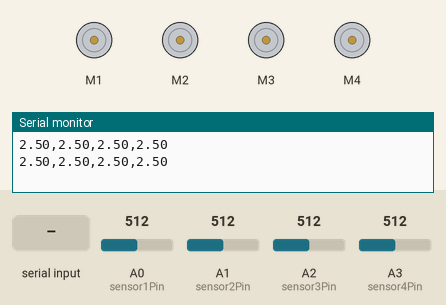
This sketch was run on a simulated Arduino Uno, built with avr-gcc and run on an emulated ATmega328P. Shown: 4 × DC motor (green arrow = forward, orange = backward, longer = faster), the last lines printed to the serial monitor. Inputs (shaded band) come from the test bench; at power-on: A0 (sensor1Pin) = 512, A1 (sensor2Pin) = 512, A2 (sensor3Pin) = 512, A3 (sensor4Pin) = 512.

Above: at 1.8 s.
1.9 s: "1" received over Serial
At 2.8 s:
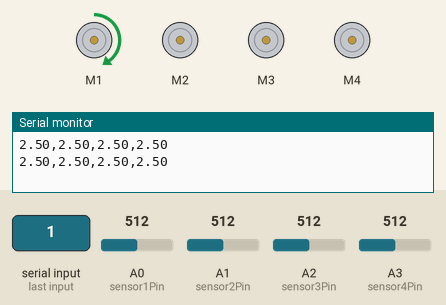
6.0 s: "0" received over Serial
8.5 s: "2" received over Serial
At 9.8 s:
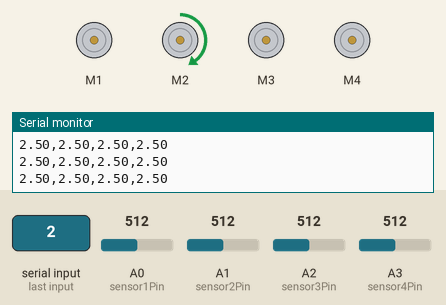
12.6 s: "3" received over Serial
At 14.8 s:
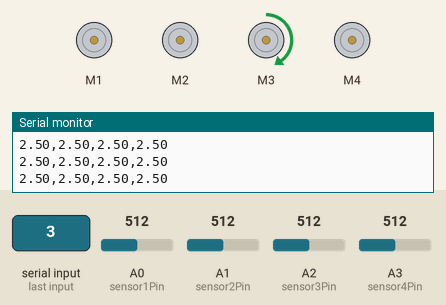
16.7 s: "4" received over Serial
At 19.8 s:
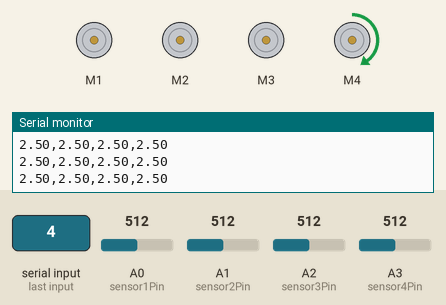
Timing chart, 0 to 23.5 s (numbered marks = the images above; inputs shaded):
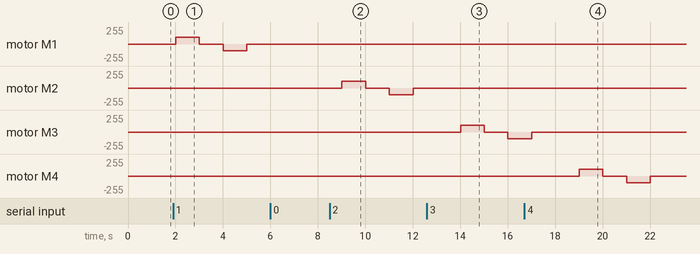

The sketch:

EMGControl.ino
```cpp
/********************************************************************
 * Read analog input of Myoware EMG sensor and convert it to voltage
 * to control motor.
 ********************************************************************/

#include <Wire.h>
#include <Adafruit_MotorShield.h>
#include "utility/Adafruit_MS_PWMServoDriver.h"

// Initialize motor driver and each motor
Adafruit_MotorShield AFMS = Adafruit_MotorShield();
Adafruit_DCMotor *myMotor1 = AFMS.getMotor(1);
Adafruit_DCMotor *myMotor2 = AFMS.getMotor(2);
Adafruit_DCMotor *myMotor3 = AFMS.getMotor(3);
Adafruit_DCMotor *myMotor4 = AFMS.getMotor(4);

int sensor1Pin = A0;
int sensor2Pin = A1;
int sensor3Pin = A2;
int sensor4Pin = A3;

int sensorVal1 = 0;
int sensorVal2 = 0;
int sensorVal3 = 0;
int sensorVal4 = 0;

int freq = 1000;
bool flag = true;
int state = 0;
int incomingByte = 0;

// Function prototypes
void bend(Adafruit_DCMotor* motor);
void home();

void setup()
{
  // initialize serial communication at 9600 bits per second:
  Serial.begin(9600);
  AFMS.begin();
}

void loop()
{
  sensorVal1 = analogRead(sensor1Pin);            // read the input on analog pin
  float voltage1 = sensorVal1 * (5.0 / 1023.0);   // Convert the analog reading to a voltage

  sensorVal2 = analogRead(sensor2Pin);
  float voltage2 = sensorVal2 * (5.0 / 1023.0);

  sensorVal3 = analogRead(sensor3Pin);
  float voltage3 = sensorVal3 * (5.0 / 1023.0);

  sensorVal4 = analogRead(sensor4Pin);
  float voltage4 = sensorVal4 * (5.0 / 1023.0);

  // Output readings in serial buffer
  Serial.print(voltage1);
  Serial.print(",");
  Serial.print(voltage2);
  Serial.print(",");
  Serial.print(voltage3);
  Serial.print(",");
  Serial.println(voltage4);

  delay(freq);

  if (Serial.available() > 0) {
    // Read the oldest byte in the serial buffer
    incomingByte = Serial.read();

    if (incomingByte == '0') {
      state = 0;
      // Classified as no flexion
      home();
    }

    if (incomingByte == '1') {
      state = 1;
      // Classified as index finger
      bend(myMotor1);
    }

    if (incomingByte == '2') {
      state = 2;
      // Classified as middle finger
      bend(myMotor2);
    }

    if (incomingByte == '3') {
      state = 3;
      // Classified as fourth finger
      bend(myMotor3);
    }

    if (incomingByte == '4') {
      state = 4;
      // Classified as pinky finger
      bend(myMotor4);
    }
  }
}

// Function to move the motors forward and backward
void bend(Adafruit_DCMotor* motor)
{
    motor->setSpeed(100);
    motor->run(FORWARD);
    delay(freq);
    motor->run(RELEASE);
    delay(freq);
    motor->run(BACKWARD);
    delay(freq);
    motor->run(RELEASE);
    delay(freq);
}

// Function to stop the motors from moving
void home()
{
    myMotor1->run(RELEASE);
    myMotor2->run(RELEASE);
    myMotor3->run(RELEASE);
    myMotor4->run(RELEASE);
}
```

Measured:
- after the input at 1.9 s, motor M1: stopped → forward 100/255 after 0.10 s, → stopped 1.0 s later, → backward 100/255 1.0 s later, → stopped 1.0 s later
- after the input at 8.5 s, motor M2: stopped → forward 100/255 after 0.51 s, → stopped 1.0 s later, → backward 100/255 1.0 s later, → stopped 1.0 s later
- after the input at 12.6 s, motor M3: stopped → forward 100/255 after 1.4 s, → stopped 1.0 s later, → backward 100/255 1.0 s later
- after the input at 16.7 s, motor M4: stopped → forward 100/255 after 2.3 s, → stopped 1.0 s later, → backward 100/255 1.0 s later, → stopped 1.0 s later
